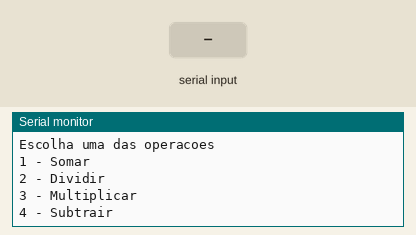
This sketch was run on a simulated Arduino Uno, built with avr-gcc and run on an emulated ATmega328P. On the bench: the last lines printed to the serial monitor. Inputs (shaded band) come from the test bench.

Above: at 0.9 s.
1.0 s: "sim" received over Serial
At 3.2 s:
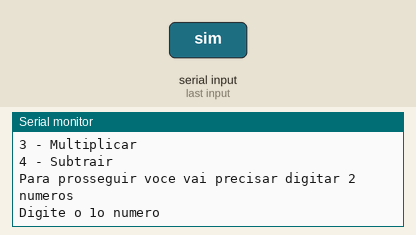
3.5 s: "90,45,200\n" received over Serial
At 5.7 s:
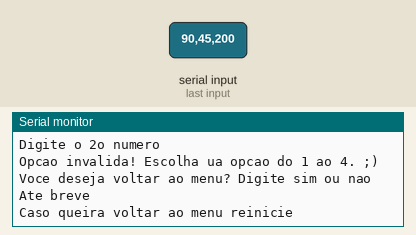

Measured:
- after the input at 1.0 s, the serial monitor: prints a new line after 1.0 s (image 1)
- after the input at 3.5 s, the serial monitor: prints a new line at once (image 2)

The sketch:

calculadora_com_menu1.ino
```cpp
int operacao;
float resultado;


//ESTRUTURA: tiporetorno nomedaFUNÇÃO parametros corpo
void somar(float num1param, float num2param = 0){
  resultado = num1param + num2param;
  Serial.println("O resultado da soma eh: " + String(resultado));
}

float dividir(float num3param, float num4param = 0){
  resultado = num3param / num4param;
  return resultado;
  //Serial.println("O resultado da divisao eh: " + String(resultado));
}

void multiplicar(float num5param, float num6param = 0){
  resultado = num5param * num6param;
  Serial.println("O resultado da multiplicacao eh: " + String(resultado));

}


float subtrair(float num7param, float num8param = 0){
  resultado = num7param - num8param;
  return resultado;
}

void setup()
{
  Serial.begin(9600);


  int contador = 0;
  float num1,num2;


  do{
    Serial.println("Bem-vindo a calculadora inteligente : P!!!\n");
    Serial.println("Escolha uma das operacoes");
    Serial.println("1 - Somar");
    Serial.println("2 - Dividir");
    Serial.println("3 - Multiplicar");
    Serial.println("4 - Subtrair");
    while( ! Serial.available()){}
    operacao = Serial.parseInt();


    Serial.println("Para prosseguir voce vai precisar digitar 2 numeros");
    Serial.println("Digite o 1o numero");
    while( ! Serial.available()){}
    num1 = Serial.parseFloat();

    Serial.println("Digite o 2o numero");
    while( ! Serial.available()){}
    num2 = Serial.parseFloat();


    switch(operacao){
      case 1: //SOMAR
          somar(num1, num2);//estou passando os valores que o usuário digitou via parametro
          somar(1, 3); //estou passando os valores fixos via parametro


      /*float retornoFuncaoSomar;
          retornoFuncaoSomar = somar(num1, num2);
      Serial.println("");*/

      break;

      case 2:
       float retornoFuncaoDividir;
          retornoFuncaoDividir = dividir(num1, num2);
      Serial.println("O resultado da divisao eh: " + String(resultado));
          break;

      case 3:
          multiplicar(num1, num2);
          break;

      case 4:
            float retornoFuncaoSubtrair;
          retornoFuncaoSubtrair = subtrair(num1, num2);
            Serial.println("O resultado da subtracao eh: " + String(resultado));

          break;

      default:
       Serial.println("Opcao invalida! Escolha ua opcao do 1 ao 4. ;)");
    }

    Serial.println("Voce deseja voltar ao menu? Digite sim ou nao");
    while(! Serial.available()){}


    if(Serial.readString() == "sim"){
     contador = 1;
    }
    else{
     contador = 0;

     Serial.println("Ate breve");
     Serial.println("Caso queira voltar ao menu reinicie");
    }


  }
  while(contador!=0);
}

void loop()
{
  //sem instruções
}
```
